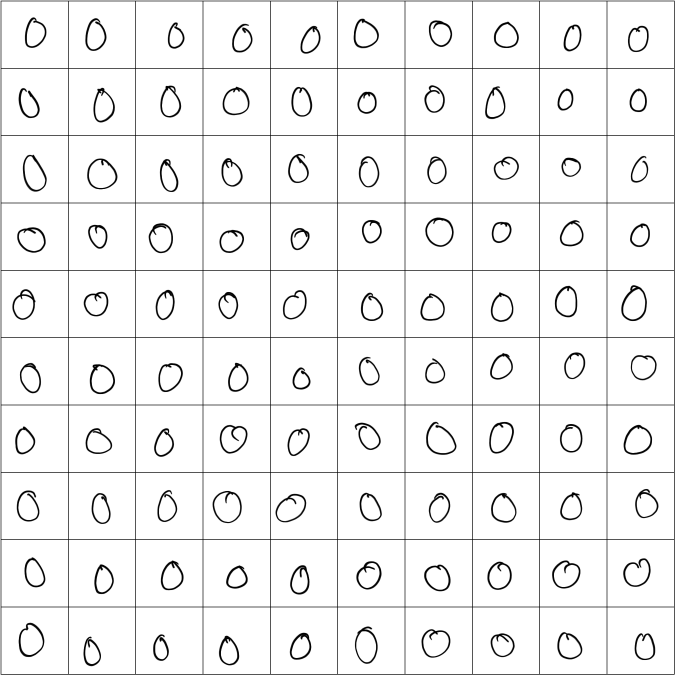
#> input picture Training Set/originals/0_original_1.png, 2026 x 2026 px (shown at 1/3 size); its folder holds only this picture in this run
$ python image_processor.py
#> lines starting #> are read from the running program, lines starting #| are printed output that depends on the picture
import numpy as np
from cv2 import cv2
from os import path, mkdir, listdir, rename, walk
from random import randint

originalsPath = "./Training Set/originals/"
processedPath = "./Training Set/processed/"
trainingPath = "./Training Set/training/"
testingPath = "./Training Set/testing/"

digitsDict = dict((str(i),i) for i in range(0,10))
alphabetDict = dict([([letter for letter in "abcdefghijklmnopqrstuvwxxyz"][i-10], i) for i in range(10,37)])
dataDictExt = {"!":37, "(":38, ")":39, ",":40, "[":41, "]":42, "{":43, "}":44, "add":45, "alpha":46, "beta":47, "cos":48, "Delta":49, "div":50, "eq":51,
                  "exists":52, "forall":53, "forward_slash":54, "gamma":55, "geq":56, "gt":57, "in":58, "infty":59, "int":60, "lambda":61, "ldots":62, "leq":63,
                  "lim":64, "log":65, "lt":66, "mu":67, "neq":68, "phi":69, "pi":70, "pm":71, "rightarrow":72, "sigma":73, "sin":74, "sqrt":75, "sub":76,
                  "sum":77, "tan":78, "theta":79, "times":80}
tensorDict = dict(digitsDict, **alphabetDict, **dataDictExt)

def Splitter():
    for folder in listdir(processedPath):
        if path.isdir(trainingPath + folder) == False:
            mkdir(trainingPath + folder)
        if path.isdir(testingPath + folder) == False:
            mkdir(testingPath + folder)

            files = listdir(processedPath + folder)
            i = round(0.25 * len(files))
            x = 0
            while i > 0:        # This is where we split for the testing set
                randomNumber = randint(0, len(files)-1-x)
                rename(processedPath + folder + "/" + files[randomNumber], testingPath + folder + "/" + files[randomNumber])
                files.pop(randomNumber)
                i -= 1
                x += 1

            for leftoverFiles in files:
                rename(processedPath + folder + "/" + leftoverFiles, trainingPath + folder + "/" + leftoverFiles)

def GridProcessor(): # This function takes my originals as inputs, then outputs images ready for the ML to use
    for files in listdir(originalsPath):
        folderName = files[0]
        image = cv2.imread(originalsPath + files)
        image = cv2.cvtColor(image, cv2.COLOR_BGR2GRAY)
        image = 255-image
        cv2.imshow("img", image)
        cv2.waitKey(0)
        counter = 0
        if path.isdir(processedPath + folderName) == False:
            mkdir(processedPath + folderName)
        for xCoord in range(4, 2022, 202):
            for yCoord in range(4, 2022, 202):
                splicedImage = image[xCoord:xCoord+200, yCoord:yCoord+200]
                cv2.imwrite(processedPath + folderName + "/" + folderName + "_" + str(counter) + ".png", splicedImage)
                counter += 1

def NumpyProcessor():
    numberOriginals = len(listdir(originalsPath))

    lengthTrainingSet = 75*numberOriginals
    lengthTestingSet = 25*numberOriginals

    trainingSet = np.zeros((lengthTrainingSet, 100, 100), dtype=np.uint8)
    trainingLabels = np.zeros((lengthTrainingSet), dtype=np.uint8)
    testingSet =  np.zeros((lengthTestingSet, 100, 100), dtype=np.uint8)
    testingLabels = np.zeros((lengthTestingSet), dtype=np.uint8)

    globalCounter = 0

    for files in listdir(originalsPath):
        answerKey = tensorDict[files[0]]
        image = cv2.imread(originalsPath + files)
#> image is the input picture: shape (2026, 2026, 3); min 0, max 255, mean 241.9
        image = cv2.cvtColor(image, cv2.COLOR_BGR2GRAY)
#> image: shape (2026, 2026)
        image = 255-image
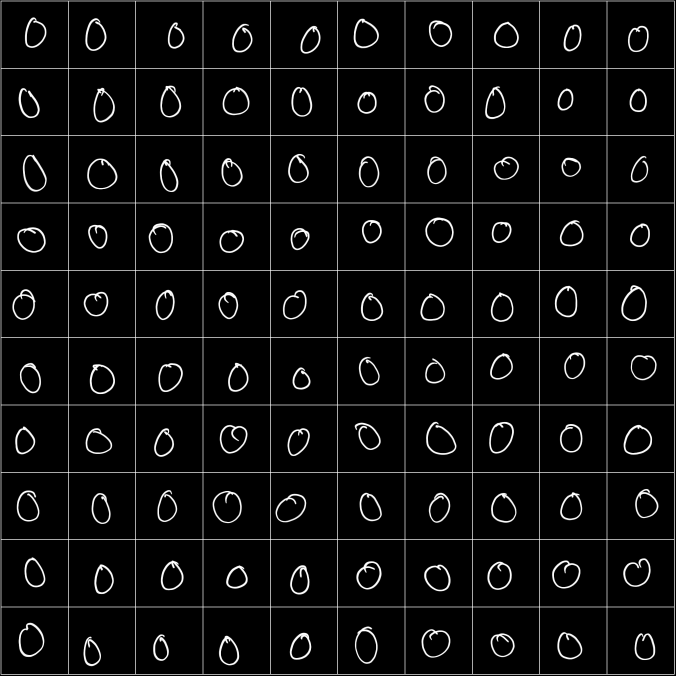
#> image: shape (2026, 2026) (shown at 1/3 size); min 0, max 255, mean 13.1

        globalCounter += 1
        localCounter = 0

        for xCoord in range(4, 2022, 202):
            for yCoord in range(4, 2022, 202):
                splicedImage = image[xCoord:xCoord+200, yCoord:yCoord+200]
                splicedImage = cv2.resize(splicedImage, (100,100), interpolation= cv2.INTER_NEAREST)
                if localCounter <= 74:
                    i = localCounter + 75 * (globalCounter-1)
                    trainingSet[i] = splicedImage
                    trainingLabels[i] = answerKey
                else:
                    i = localCounter - 75 + 25 * (globalCounter-1)
                    testingSet[i] = splicedImage
                    testingLabels[i] = answerKey
                localCounter += 1
#> after the loop, localCounter = 100; testingLabels = 25 values from 0 to 0; trainingLabels = 75 values from 0 to 0

    np.save(processedPath + "trainingSet", trainingSet)
    np.save(processedPath + "trainingLabels", trainingLabels)
    np.save(processedPath + "testingSet", testingSet)
    np.save(processedPath + "testingLabels", testingLabels)


#GridProcessor() # This is for graphical output. Otherwise, the images are saved as numpy arrays
#Splitter() # This is for splitting images 75%-25% in folders.
NumpyProcessor()

$ run again, on Training Set/originals/1_original_2.png
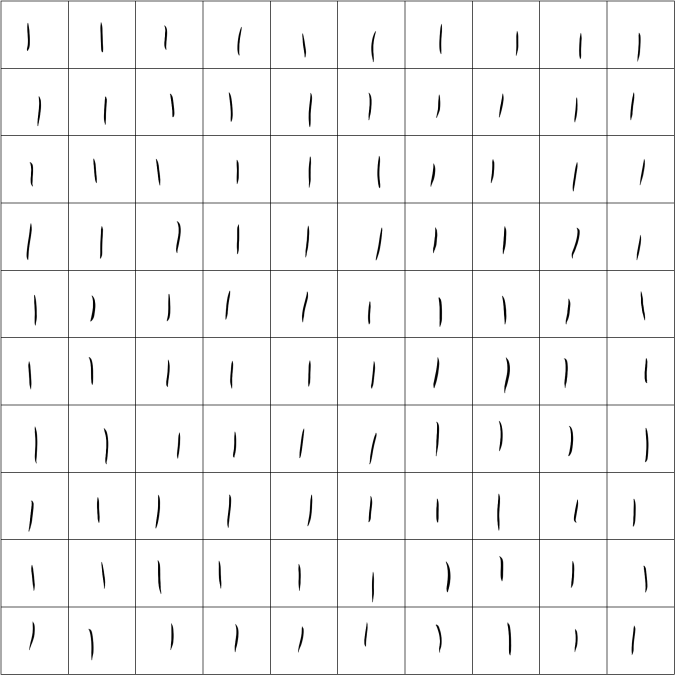
#> input picture Training Set/originals/1_original_2.png, 2026 x 2026 px (shown at 1/3 size)
#> in NumpyProcessor, image is the input picture: shape (2026, 2026, 3); min 0, max 255, mean 246.7
#> in NumpyProcessor, `image = 255-image`:
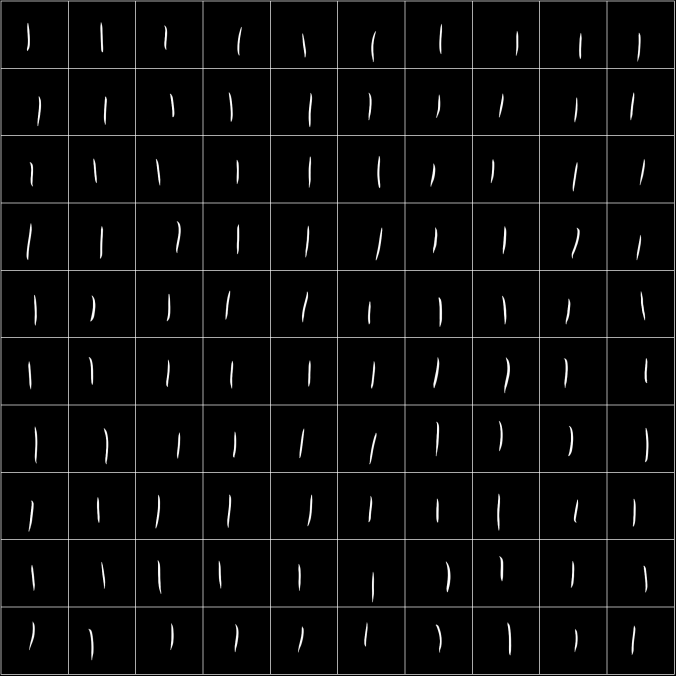
#> image: shape (2026, 2026) (shown at 1/3 size); min 0, max 255, mean 8.3
#> after the loop in NumpyProcessor, `for xCoord in range(4, 2022, 202):`: localCounter = 100; testingLabels = 25 values from 1 to 1; trainingLabels = 75 values from 1 to 1

$ run again, on Training Set/originals/2_original_1.png
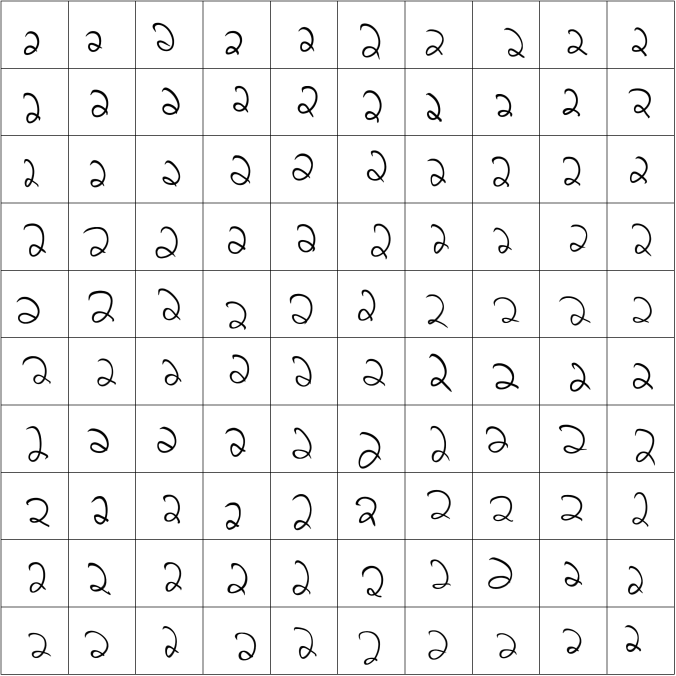
#> input picture Training Set/originals/2_original_1.png, 2026 x 2026 px (shown at 1/3 size)
#> in NumpyProcessor, image is the input picture: shape (2026, 2026, 3); min 0, max 255, mean 242.3
#> in NumpyProcessor, `image = 255-image`:
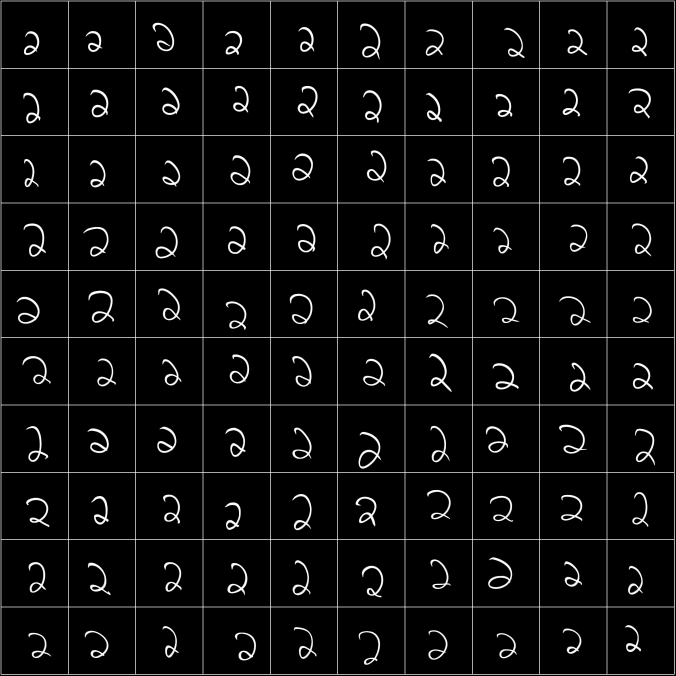
#> image: shape (2026, 2026) (shown at 1/3 size); min 0, max 255, mean 12.7
#> after the loop in NumpyProcessor, `for xCoord in range(4, 2022, 202):`: localCounter = 100; testingLabels = 25 values from 2 to 2; trainingLabels = 75 values from 2 to 2

$ run again, on Training Set/originals/2_original_2.png
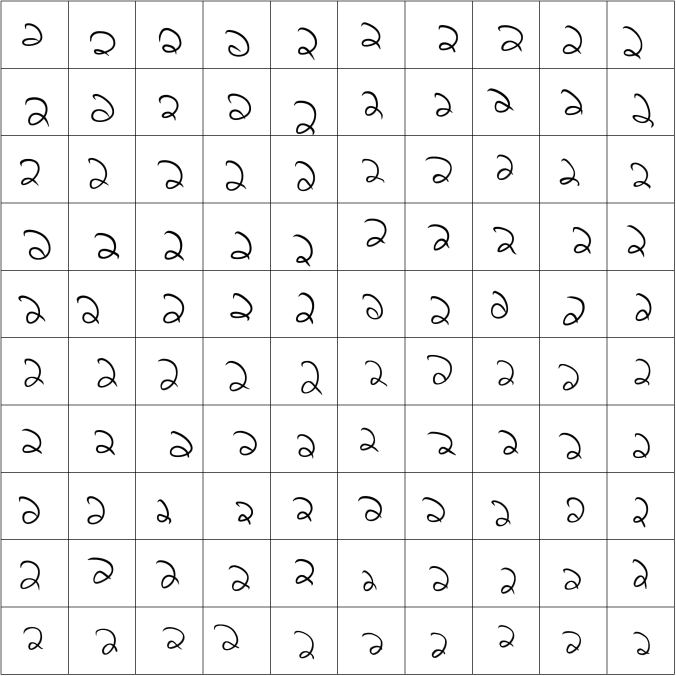
#> input picture Training Set/originals/2_original_2.png, 2026 x 2026 px (shown at 1/3 size)
#> in NumpyProcessor, image is the input picture: shape (2026, 2026, 3); min 0, max 255, mean 242.6
#> in NumpyProcessor, `image = 255-image`:
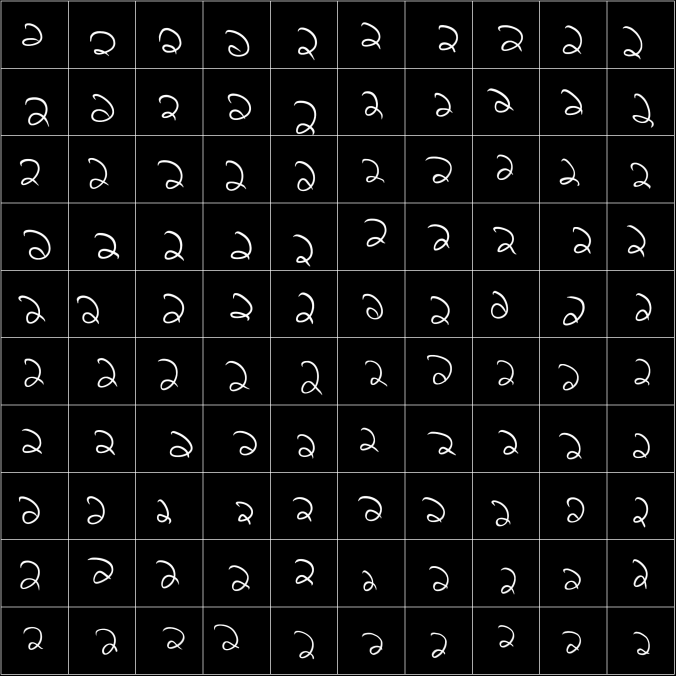
#> image: shape (2026, 2026) (shown at 1/3 size); min 0, max 255, mean 12.4
#> after the loop in NumpyProcessor, `for xCoord in range(4, 2022, 202):`: localCounter = 100; testingLabels = 25 values from 2 to 2; trainingLabels = 75 values from 2 to 2

$ run again, on Training Set/originals/0_original_2.png
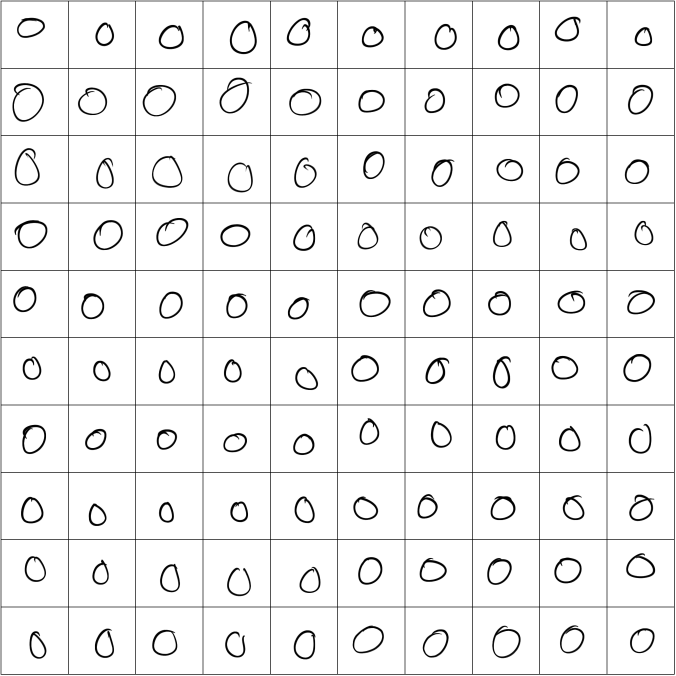
#> input picture Training Set/originals/0_original_2.png, 2026 x 2026 px (shown at 1/3 size)
#> in NumpyProcessor, image is the input picture: shape (2026, 2026, 3); min 0, max 255, mean 241.4
#> in NumpyProcessor, `image = 255-image`:
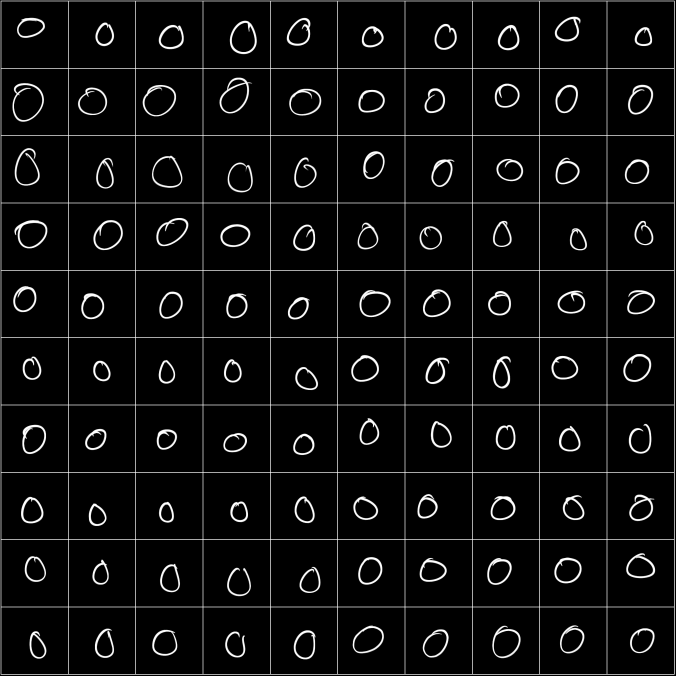
#> image: shape (2026, 2026) (shown at 1/3 size); min 0, max 255, mean 13.6
#> after the loop in NumpyProcessor, `for xCoord in range(4, 2022, 202):`: localCounter = 100; testingLabels = 25 values from 0 to 0; trainingLabels = 75 values from 0 to 0
